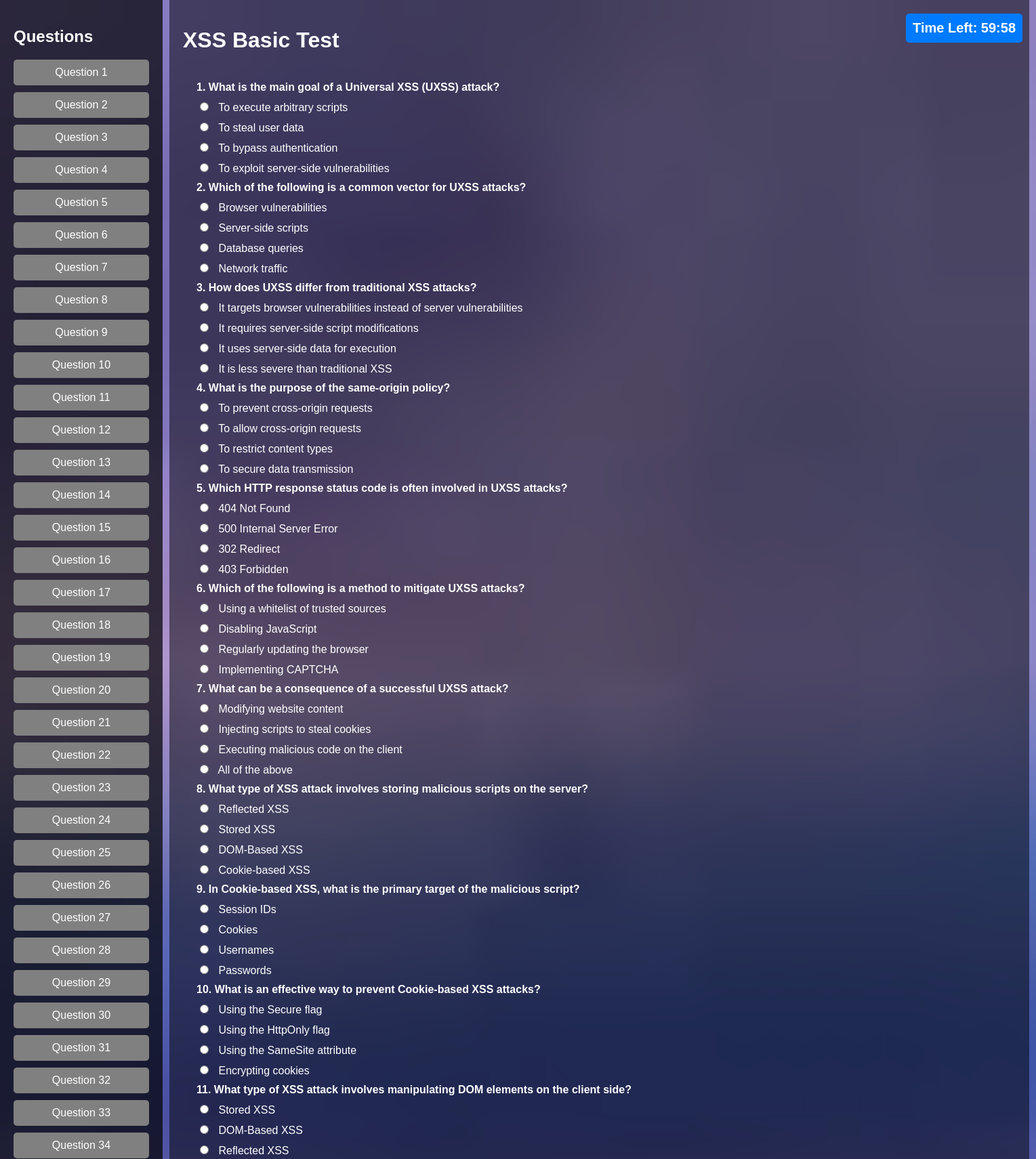
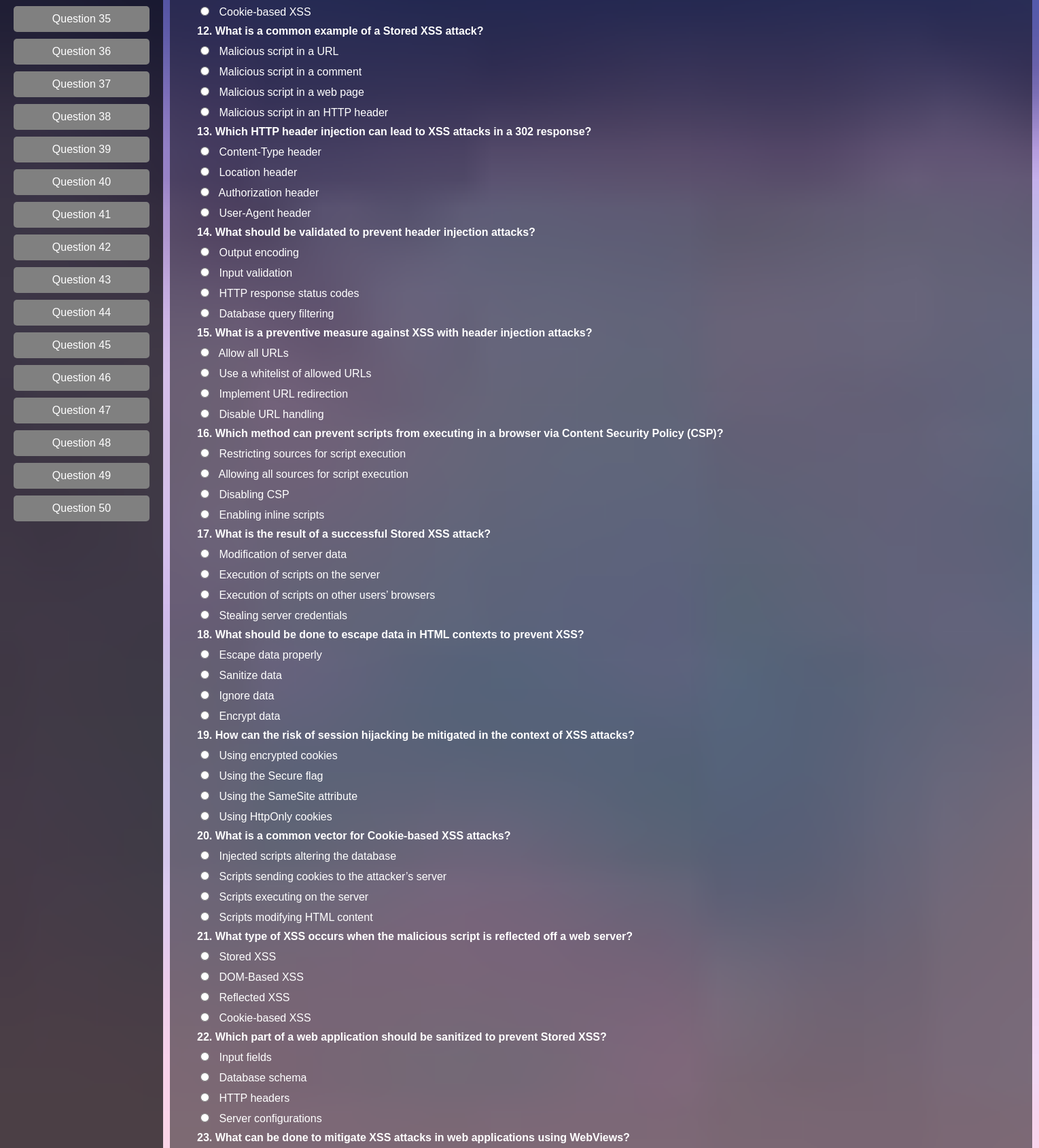
The app's page /xssbasic.php (signed in, upper part) with its own data (2 pictures, top to bottom).
### tables this page shows
CREATE TABLE `test_options` (
  `id` int(11) NOT NULL,
  `question_id` int(11) NOT NULL,
  `test_id` int(11) NOT NULL,
  `option1` varchar(255) NOT NULL,
  `option2` varchar(255) NOT NULL,
  `option3` varchar(255) NOT NULL,
  `option4` varchar(255) NOT NULL,
  `correct_option` enum('1','2','3','4') NOT NULL
);

CREATE TABLE `test_questions` (
  `question_id` int(11) NOT NULL,
  `test_id` int(11) NOT NULL,
  `question_text` text NOT NULL,
  `question_type` enum('mcq','open_ended') NOT NULL,
  `expected_keywords` text DEFAULT NULL
);

### xssbasic.php (the view, shortened to what this page needs)
<?php
require_once 'config.php';
require_once 'header.php';
$testId = 5;
$questions = [];
$questionIds = [];
$sql = "SELECT question_id FROM test_questions WHERE test_id = ? ORDER BY RAND() LIMIT 50";
if ($stmt = $conn->prepare($sql)) {
    $stmt->bind_param("i", $testId);
    $stmt->execute();
    $stmt->bind_result($questionId);
    while ($stmt->fetch()) {
        $questionIds[] = $questionId;
    }
} else {
    echo "Error fetching question IDs: " . $conn->error;
    exit();
}
$sql = "SELECT tq.question_id, tq.question_text, topt.option1, topt.option2, topt.option3, topt.option4, topt.correct_option
        FROM test_questions tq
        INNER JOIN test_options topt ON tq.question_id = topt.question_id
        WHERE tq.question_id IN (" . implode(',', array_fill(0, count($questionIds), '?')) . ")";
if ($stmt = $conn->prepare($sql)) {
    $types = str_repeat('i', count($questionIds));
    $stmt->bind_param($types, ...$questionIds);
    $stmt->execute();
    $stmt->bind_result($questionId, $questionText, $option1, $option2, $option3, $option4, $correctOption);
    while ($stmt->fetch()) {
        if (!isset($questions[$questionId])) {
            $questions[$questionId] = [
                'id' => $questionId,
                'text' => $questionText,
                'options' => [
                    1 => $option1,
                    2 => $option2,
                    3 => $option3,
                    4 => $option4
                ],
                'correct_option' => $correctOption
            ];
        }
    }
} else {
    echo "Error fetching test questions: " . $conn->error;
    exit();
}
?>
<!DOCTYPE html>
<html lang="en">
<head>
</head>
<body>
    <div class="sidebar">
        <h2>Questions</h2>
        <ul>
            <?php
            $index = 1;
            foreach ($questions as $questionId => $question): ?>
                <li><a href="#question_<?php echo $index; ?>" data-question-id="<?php echo $index; ?>">Question <?php echo $index; ?></a></li>
            <?php
            $index++;
            endforeach; ?>
        </ul>
    </div>
    <div class="main-content">
        <div class="container">
            <h1>XSS Basic Test</h1>
            <div class="timer" id="timer">Time Left: 60:00</div>
            <div class="quiz-content">
                <form id="quizForm" action="submit_test1.php" method="POST">
                    <?php
                    $index = 1;
                    foreach ($questions as $questionId => $question): ?>
                        <div id="question_<?php echo $index; ?>" class="question-container">
                            <div class="question-text">
                                <?php echo $index . '. ' . htmlspecialchars($question['text']); ?>
                            </div>
                            <div class="options">
                                <?php foreach ($question['options'] as $optionIndex => $option): ?>
                                    <div class="option">
                                        <label>
                                            <input type="radio" name="question_<?php echo $questionId; ?>" value="<?php echo $optionIndex; ?>" class="answer-option" data-question-id="question_<?php echo $index; ?>">
                                            <?php echo htmlspecialchars($option); ?>
                                        </label>
                                    </div>
                                <?php endforeach; ?>
                            </div>
                        </div>
                    <?php
                    $index++;
                    endforeach; ?>
                </form>
            </div>
        </div>
    </div>
</body>
</html>

### default.css (style rules this page uses)
html, body.default { height: 100%; margin: 0; padding: 0; }

### light.css (style rules this page uses)
html, body.light { height: 100%; margin: 0; padding: 0; }
body.light { font-family: Arial, sans-serif; background-image: url('background3.jpg'); background-size: cover; background-repeat: no-repeat; background-position: center; background-attachment: fixed; color: white; }

### xssbasic.php (style rules this page uses)
body { background-size: cover; background-repeat: no-repeat; background-attachment: fixed; font-family: Arial, sans-serif; margin: 0; padding: 0; color: #fff; display: flex; background-color: rgba(0, 0, 0, 0.5); }
html { scroll-behavior: smooth; }
html, body { height: 100%; }
.container { flex: 1; padding: 20px; margin-left: 250px; background-color: rgba(0, 0, 0, 0.5); width: 1229px; }
.quiz-content { padding: 20px; border-radius: 8px; }
.question-text { font-weight: bold; margin-bottom: 10px; }
.options { margin-top: 10px; }
.option { margin-bottom: 10px; }
.option input { margin-right: 10px; }
.timer { font-size: 20px; font-weight: bold; position: fixed; top: 20px; right: 20px; padding: 10px; background-color: #007bff; color: #fff; border-radius: 5px; z-index: 1000; }
.sidebar { width: 200px; background: rgba(0, 0, 0, 0.7); padding: 20px; position: fixed; top: 0; left: 0; height: 100%; overflow-y: auto; }
.sidebar h2 { font-size: 1.5em; margin-bottom: 20px; }
.sidebar ul { list-style-type: none; padding: 0; }
.sidebar ul li { margin: 10px 0; }
.sidebar ul li a { color: #fff; text-decoration: none; padding: 10px; display: block; background: grey; border-radius: 5px; text-align: center; transition: background 0.3s; }
.question-container { scroll-margin-top: 100px; }

### records on screen
test_options: question.question_text "What is the main goal of a Universal XSS (UXSS) attack?", option1 "To execute arbitrary scripts", option2 "To steal user data", option3 "To bypass authentication", option4 "To exploit server-side vulnerabilities"
test_options: question.question_text "Which of the following is a common vector for UXSS attacks?", option1 "Browser vulnerabilities", option2 "Server-side scripts", option3 "Database queries", option4 "Network traffic"
test_options: question.question_text "How does UXSS differ from traditional XSS attacks?", option1 "It targets browser vulnerabilities instead of server vulnerabilities", option2 "It requires server-side script modifications", option3 "It uses server-side data for execution", option4 "It is less severe than traditional XSS"
test_options: question.question_text "What is the purpose of the same-origin policy?", option1 "To prevent cross-origin requests", option2 "To allow cross-origin requests", option3 "To restrict content types", option4 "To secure data transmission"
test_options: question.question_text "Which HTTP response status code is often involved in UXSS attacks?", option1 "404 Not Found", option2 "500 Internal Server Error", option3 "302 Redirect", option4 "403 Forbidden"
test_options: question.question_text "Which of the following is a method to mitigate UXSS attacks?", option1 "Using a whitelist of trusted sources", option2 "Disabling JavaScript", option3 "Regularly updating the browser", option4 "Implementing CAPTCHA"
test_options: question.question_text "What can be a consequence of a successful UXSS attack?", option1 "Modifying website content", option2 "Injecting scripts to steal cookies", option3 "Executing malicious code on the client", option4 "All of the above"
test_options: question.question_text "What type of XSS attack involves storing malicious scripts on the server?", option "Reflected XSS", option "Stored XSS", option "DOM-Based XSS", option "Cookie-based XSS"
test_options: question.question_text "In Cookie-based XSS, what is the primary target of the malicious script?", option1 "Session IDs", option2 "Cookies", option3 "Usernames", option4 "Passwords"
test_options: question.question_text "What is an effective way to prevent Cookie-based XSS attacks?", option1 "Using the Secure flag", option2 "Using the HttpOnly flag", option3 "Using the SameSite attribute", option4 "Encrypting cookies"
test_options: question.question_text "What type of XSS attack involves manipulating DOM elements on the client side?", option "Stored XSS", option "DOM-Based XSS", option "Reflected XSS", option "Cookie-based XSS"
test_options: question.question_text "What is a common example of a Stored XSS attack?", option1 "Malicious script in a URL", option2 "Malicious script in a comment", option3 "Malicious script in a web page", option4 "Malicious script in an HTTP header"
test_options: question.question_text "Which HTTP header injection can lead to XSS attacks in a 302 response?", option1 "Content-Type header", option2 "Location header", option3 "Authorization header", option4 "User-Agent header"
test_options: question.question_text "What should be validated to prevent header injection attacks?", option1 "Output encoding", option2 "Input validation", option3 "HTTP response status codes", option4 "Database query filtering"
test_options: question.question_text "What is a preventive measure against XSS with header injection attacks?", option1 "Allow all URLs", option2 "Use a whitelist of allowed URLs", option3 "Implement URL redirection", option4 "Disable URL handling"
test_options: question.question_text "Which method can prevent scripts from executing in a browser via Content Security Policy (CSP)?", option1 "Restricting sources for script execution", option2 "Allowing all sources for script execution", option3 "Disabling CSP", option4 "Enabling inline scripts"
test_options: question.question_text "What is the result of a successful Stored XSS attack?", option1 "Modification of server data", option2 "Execution of scripts on the server", option3 "Execution of scripts on other users’ browsers", option4 "Stealing server credentials"
test_options: question.question_text "What should be done to escape data in HTML contexts to prevent XSS?", option1 "Escape data properly", option2 "Sanitize data", option3 "Ignore data", option4 "Encrypt data"
test_options: question.question_text "How can the risk of session hijacking be mitigated in the context of XSS attacks?", option1 "Using encrypted cookies", option2 "Using the Secure flag", option3 "Using the SameSite attribute", option4 "Using HttpOnly cookies"
test_options: question.question_text "What is a common vector for Cookie-based XSS attacks?", option1 "Injected scripts altering the database", option2 "Scripts sending cookies to the attacker’s server", option3 "Scripts executing on the server", option4 "Scripts modifying HTML content"
test_options: question.question_text "What type of XSS occurs when the malicious script is reflected off a web server?", option "Stored XSS", option "DOM-Based XSS", option "Reflected XSS", option "Cookie-based XSS"
test_options: question.question_text "Which part of a web application should be sanitized to prevent Stored XSS?", option1 "Input fields", option2 "Database schema", option3 "HTTP headers", option4 "Server configurations"
test_options: question.question_text "What can be done to mitigate XSS attacks in web applications using WebViews?"
